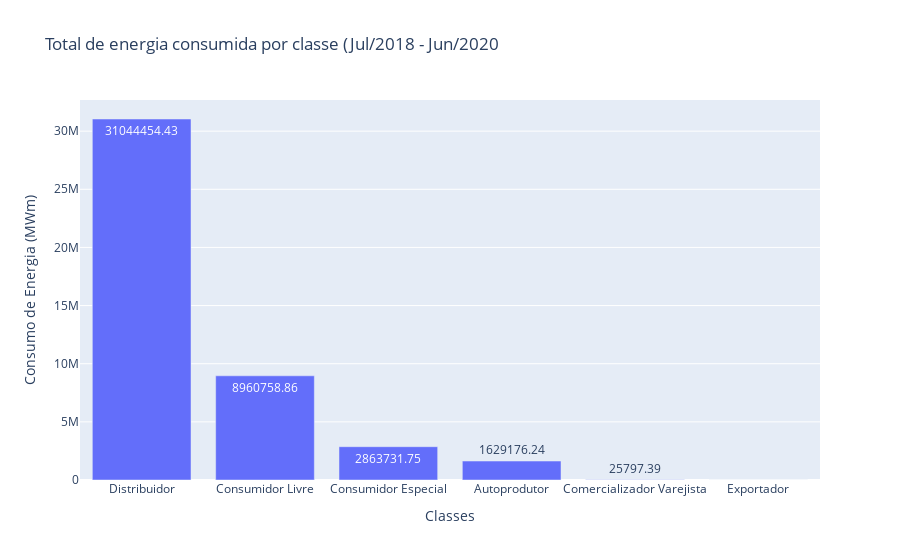
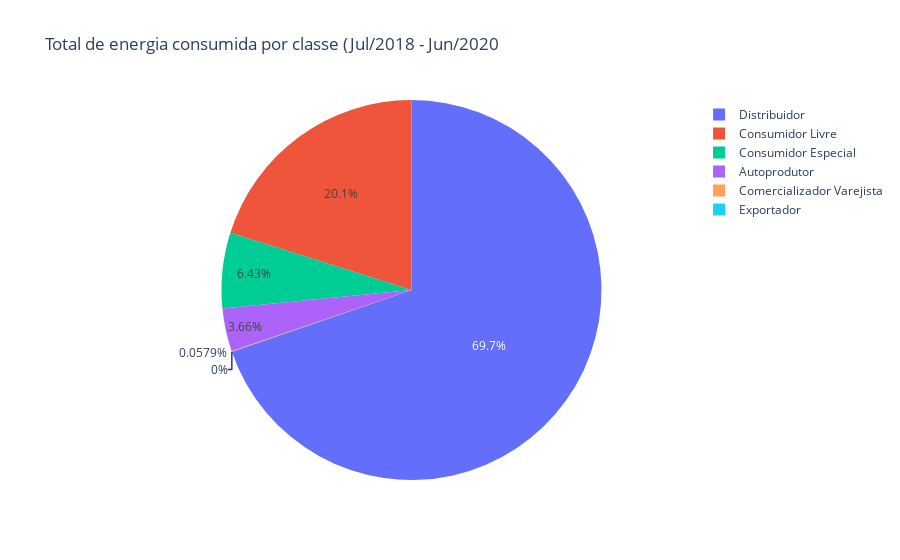

Notebook code cell kept with these figures, in order:
### Code cell
# Total de energia consumida por classe no periodo de julho/2018 até junho/2020
table_classe = table.groupby('Classe')['Consumo'].sum().sort_values(ascending=False)
#print(table_classe)

#table_classe_plot = table_classe.plot(kind='bar', 
#    rot=0, 
#    xlabel='Classes', 
#    ylabel='Consumo de Energia (MWm)',
#    title='Total de energia consumida por classe (Jul/2018 - Jun/2020)', 
#    figsize=(17,10), grid=True)

fig_classe = px.bar(table_classe, y='Consumo',title='Total de energia consumida por classe (Jul/2018 - Jun/2020', text = table_classe,
                   labels={"Consumo": 'Consumo de Energia (MWm)',
                           "Classe": 'Classes'})
fig_classe.show()


fig_classe_pie = px.pie(table_classe, values='Consumo', names=table_classe.index,
                        title='Total de energia consumida por classe (Jul/2018 - Jun/2020',
                       labels={"Consumo": 'Consumo de Energia (MWm)',
                           "Classe": 'Classes'})
fig_classe_pie.show()

### Figure 1 — Plotly figure (JSON) as saved in the notebook; plotly's stock layout.template omitted (floating-point values rounded to 4 significant figures)
{"data": [{"alignmentgroup": "True", "hovertemplate": "Classes=%{x}<br>Consumo de Energia (MWm)=%{y}<br>text=%{text}<extra></extra>", "legendgroup": "", "marker": {"color": "#636efa", "pattern": {"shape": ""}}, "name": "", "offsetgroup": "", "orientation": "v", "showlegend": false, "text": [31040000.0, 8961000.0, 2864000.0, 1629000.0, 25800.0, 0], "textposition": "auto", "type": "bar", "x": ["Distribuidor", "Consumidor Livre", "Consumidor Especial", "Autoprodutor", "Comercializador Varejista", "Exportador"], "xaxis": "x", "y": [31040000.0, 8961000.0, 2864000.0, 1629000.0, 25800.0, 0], "yaxis": "y"}], "layout": {"barmode": "relative", "legend": {"tracegroupgap": 0}, "title": {"text": "Total de energia consumida por classe (Jul/2018 - Jun/2020"}, "xaxis": {"anchor": "y", "domain": [0, 1], "title": {"text": "Classes"}}, "yaxis": {"anchor": "x", "domain": [0, 1], "title": {"text": "Consumo de Energia (MWm)"}}}}

### Figure 2 — Plotly figure (JSON) as saved in the notebook; plotly's stock layout.template omitted (floating-point values rounded to 4 significant figures)
{"data": [{"domain": {"x": [0, 1], "y": [0, 1]}, "hovertemplate": "Classes=%{label}<br>Consumo de Energia (MWm)=%{value}<extra></extra>", "labels": ["Distribuidor", "Consumidor Livre", "Consumidor Especial", "Autoprodutor", "Comercializador Varejista", "Exportador"], "legendgroup": "", "name": "", "showlegend": true, "type": "pie", "values": [31040000.0, 8961000.0, 2864000.0, 1629000.0, 25800.0, 0]}], "layout": {"legend": {"tracegroupgap": 0}, "title": {"text": "Total de energia consumida por classe (Jul/2018 - Jun/2020"}}}
